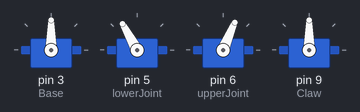
This sketch was run on a simulated Arduino Uno, built with avr-gcc and run on an emulated ATmega328P. On the bench: 4 × servo. What the sketch prints to the serial monitor is not drawn.

Above: at 0.05 s.
At 0.2 s:
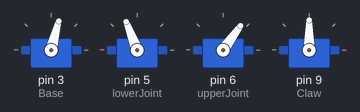
At 0.4 s:
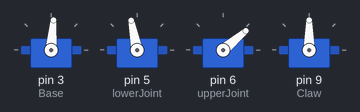
At 0.65 s:
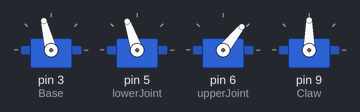
Timing chart, 0 to 3.0 s (numbered marks = the images above):
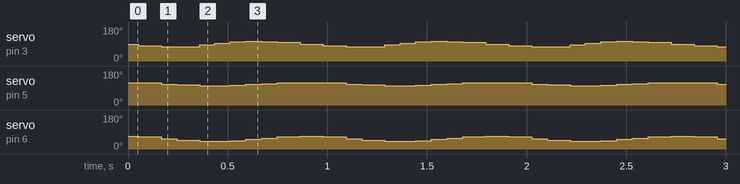

The sketch:

KIN_INVERSE_CIRCLE.ino
```cpp
#include <Servo.h>

Servo Base;
Servo lowerJoint;
Servo upperJoint;
Servo Claw;

float x;
float y;
float z;

float Cx;
float Cy;

const float Radius = 2;
const int CenterX = 8;
const int CenterY = 0;

void setup()
{
  Base.attach(3);
  lowerJoint.attach(5);
  upperJoint.attach(6);
  Claw.attach(9);

  Serial.begin(9600);
}

void loop()
{

  for (int t = 0 ; t < 360; t+=15 )
  {
  float Cx = Radius * cos(t*(PI/180)) + CenterX;
  float Cy = Radius * sin(t*(PI/180)) + CenterY;
  math(Cx, Cy , 1);
  }

}


void math(float x, float y, float z)
{
  const float a = 9; // Fixed arm length
  const float b = 9; // Fixed arm length
  float c1 = sqrt(sq(x) + sq(y)); //Distance form bottom joint to upmost point of arm
  float c = sqrt(sq(x)+ sq(y) + sq(z)); //Projection of "c" on to x-y plane
  float ANG = atan(z/c1); //One of the angle required to move the bottom arm
  float ANG1 = atan(y/x)*(180/PI); //Angle used to rotate robot

  float upAng = (acos((sq(c) - sq(a) - sq(b)) / (-2 * a * b))) * (180/PI);
  float lowAng = (acos((sq(a) - sq(b) - sq(c)) / (-2 * b * c))+ ANG) * (180/PI);

  const float adj1 = 0;
  const float adj2 = 0;
  const float adj3 = 0;

  float baseS = 90 - ANG1 + adj1;
  float lowJ = lowAng + adj2;
  float upJ = upAng + adj3;

  float lowJ1 = map(lowJ, 0, 180, 180, 0);

  float errorThreshold = 6.0;
  float baseError = fabs(Base.read() - baseS);
  float lowJointError = fabs(lowerJoint.read() - lowJ1);
  float upJointError = fabs(upperJoint.read() - upJ);

  while( (baseError > errorThreshold) || (lowJointError > errorThreshold) || (upJointError > errorThreshold) )
  {
    Base.write(baseS);
    lowerJoint.write(lowJ1);
    upperJoint.write(upJ);

    baseError = fabs(Base.read() - baseS);
    lowJointError = fabs(lowerJoint.read() - lowJ1);
    upJointError = fabs(upperJoint.read() - upJ);
  }


  Serial.print("baseS");
  Serial.println(baseS);
  Serial.print("lowJ1");
  Serial.println(lowJ1);
  Serial.println("upJ");
  Serial.println(upJ);
}
```

Measured:
- by itself, servo on pin 6 (upperJoint): repeats every 0.93 s: 54° 0.08 s, 47° 0.12 s, 40° 0.15 s, 44° 0.08 s, 51° 0.08 s, 58° 0.08 s, 64° 0.12 s, 67° 0.12 s, 64° 0.12 s
- by itself, servo on pin 3 (Base): repeats every 0.93 s: 75° 0.08 s, 76° 0.12 s, 85° 0.08 s, 94° 0.08 s, 102° 0.08 s, 104° 0.08 s, 102° 0.08 s, 98° 0.12 s, 90° 0.12 s, 81° 0.12 s
